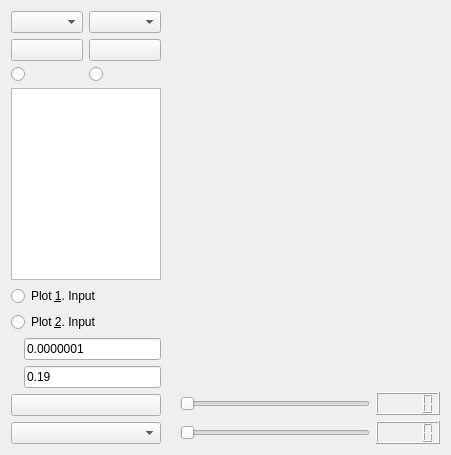
      <widget class="QWidget" name="NetworkVisualization">
       <attribute name="title">
        <string>Network Visualization</string>
       </attribute>
       <layout class="QHBoxLayout" name="horizontalLayout_9">
        <item>
         <layout class="QHBoxLayout" name="horizontalLayout_6" stretch="1,5">
          <item>
           <layout class="QVBoxLayout" name="verticalLayout_10">
            <item>
             <layout class="QGridLayout" name="gridLayout">
              <item row="0" column="0">
               <layout class="QHBoxLayout" name="horizontalLayout_10"/>
              </item>
              <item row="2" column="0">
               <widget class="QPushButton" name="wyShowArchitecture">
                <property name="sizePolicy">
                 <sizepolicy hsizetype="Preferred" vsizetype="Fixed">
                  <horstretch>0</horstretch>
                  <verstretch>0</verstretch>
                 </sizepolicy>
                </property>
                <property name="toolTip">
                 <string>Show network architechture</string>
                </property>
                <property name="text">
                 <string/>
                </property>
                <property name="icon">
                 <iconset resource="resrc.qrc">
                  <normaloff>:/icons/Icons/biology.png</normaloff>:/icons/Icons/biology.png</iconset>
                </property>
                <property name="iconSize">
                 <size>
                  <width>30</width>
                  <height>30</height>
                 </size>
                </property>
               </widget>
              </item>
              <item row="3" column="1">
               <widget class="QRadioButton" name="radioButton_2">
                <property name="toolTip">
                 <string>Feature Maps</string>
                </property>
                <property name="text">
                 <string/>
                </property>
                <property name="icon">
                 <iconset resource="resrc.qrc">
                  <normaloff>:/icons/Icons/layers.png</normaloff>:/icons/Icons/layers.png</iconset>
                </property>
                <property name="iconSize">
                 <size>
                  <width>30</width>
                  <height>30</height>
                 </size>
                </property>
               </widget>
              </item>
              <item row="3" column="0">
               <widget class="QRadioButton" name="radioButton">
                <property name="toolTip">
                 <string>Weights of Filters</string>
                </property>
                <property name="text">
                 <string/>
                </property>
                <property name="icon">
                 <iconset resource="resrc.qrc">
                  <normaloff>:/icons/Icons/funnel.png</normaloff>:/icons/Icons/funnel.png</iconset>
                </property>
                <property name="iconSize">
                 <size>
                  <width>30</width>
                  <height>30</height>
                 </size>
                </property>
               </widget>
              </item>
              <item row="2" column="1">
               <widget class="QPushButton" name="predictButton">
                <property name="sizePolicy">
                 <sizepolicy hsizetype="Preferred" vsizetype="Fixed">
                  <horstretch>0</horstretch>
                  <verstretch>0</verstretch>
                 </sizepolicy>
                </property>
                <property name="toolTip">
                 <string>Excecution</string>
                </property>
                <property name="statusTip">
                 <string>perform prediction</string>
                </property>
                <property name="text">
                 <string/>
                </property>
                <property name="icon">
                 <iconset resource="resrc.qrc">
                  <normaloff>:/icons/Icons/execute.png</normaloff>:/icons/Icons/execute.png</iconset>
                </property>
                <property name="iconSize">
                 <size>
                  <width>30</width>
                  <height>30</height>
                 </size>
                </property>
               </widget>
              </item>
              <item row="4" column="0">
               <layout class="QHBoxLayout" name="horizontalLayout_11"/>
              </item>
              <item row="1" column="0">
               <widget class="QComboBox" name="wyChooseFile">
                <property name="toolTip">
                 <string>Choose model</string>
                </property>
               </widget>
              </item>
              <item row="1" column="1">
               <widget class="QComboBox" name="wyInputData">
                <property name="toolTip">
                 <string>Choose test data</string>
                </property>
               </widget>
              </item>
             </layout>
            </item>
            <item>
             <widget class="QListView" name="listView"/>
            </item>
            <item>
             <layout class="QVBoxLayout" name="verticalLayout_12">
              <item>
               <widget class="QRadioButton" name="radioButton_3">
                <property name="text">
                 <string>Plot &amp;1. Input</string>
                </property>
                <property name="icon">
                 <iconset resource="resrc.qrc">
                  <normaloff>:/icons/Icons/one.png</normaloff>:/icons/Icons/one.png</iconset>
                </property>
                <property name="iconSize">
                 <size>
                  <width>30</width>
                  <height>30</height>
                 </size>
                </property>
               </widget>
              </item>
              <item>
               <widget class="QRadioButton" name="radioButton_4">
                <property name="text">
                 <string>Plot &amp;2. Input</string>
                </property>
                <property name="icon">
                 <iconset resource="resrc.qrc">
                  <normaloff>:/icons/Icons/two.png</normaloff>:/icons/Icons/two.png</iconset>
                </property>
                <property name="iconSize">
                 <size>
                  <width>30</width>
                  <height>30</height>
                 </size>
                </property>
               </widget>
              </item>
              <item>
               <layout class="QHBoxLayout" name="horizontalLayout_12">
                <item>
                 <widget class="QLabel" name="labelPatch_2">
                  <property name="sizePolicy">
                   <sizepolicy hsizetype="Fixed" vsizetype="Fixed">
                    <horstretch>0</horstretch>
                    <verstretch>0</verstretch>
                   </sizepolicy>
                  </property>
                  <property name="maximumSize">
                   <size>
                    <width>30</width>
                    <height>30</height>
                   </size>
                  </property>
                  <property name="toolTip">
                   <string>Feasible Result to Obtain</string>
                  </property>
                  <property name="text">
                   <string/>
                  </property>
                  <property name="textFormat">
                   <enum>Qt::AutoText</enum>
                  </property>
                  <property name="pixmap">
                   <pixmap resource="resrc.qrc">:/icons/Icons/alpha.png</pixmap>
                  </property>
                  <property name="scaledContents">
                   <bool>true</bool>
                  </property>
                 </widget>
                </item>
                <item>
                 <widget class="QLineEdit" name="lineEdit">
                  <property name="text">
                   <string>0.0000001</string>
                  </property>
                 </widget>
                </item>
               </layout>
              </item>
              <item>
               <layout class="QHBoxLayout" name="horizontalLayout_13">
                <item>
                 <widget class="QLabel" name="labelPatch_3">
                  <property name="sizePolicy">
                   <sizepolicy hsizetype="Fixed" vsizetype="Fixed">
                    <horstretch>0</horstretch>
                    <verstretch>0</verstretch>
                   </sizepolicy>
                  </property>
                  <property name="maximumSize">
                   <size>
                    <width>30</width>
                    <height>30</height>
                   </size>
                  </property>
                  <property name="toolTip">
                   <string>Step Size</string>
                  </property>
                  <property name="text">
                   <string/>
                  </property>
                  <property name="textFormat">
                   <enum>Qt::AutoText</enum>
                  </property>
                  <property name="pixmap">
                   <pixmap resource="resrc.qrc">:/icons/Icons/gamma.png</pixmap>
                  </property>
                  <property name="scaledContents">
                   <bool>true</bool>
                  </property>
                 </widget>
                </item>
                <item>
                 <widget class="QLineEdit" name="lineEdit_2">
                  <property name="text">
                   <string>0.19</string>
                  </property>
                 </widget>
                </item>
               </layout>
              </item>
              <item>
               <layout class="QHBoxLayout" name="horizontalLayout_14"/>
              </item>
              <item>
               <widget class="QPushButton" name="wySubsetSelection">
                <property name="toolTip">
                 <string>Created Input Patches With Subset Selection</string>
                </property>
                <property name="text">
                 <string/>
                </property>
                <property name="icon">
                 <iconset resource="resrc.qrc">
                  <normaloff>:/icons/Icons/microscope.png</normaloff>:/icons/Icons/microscope.png</iconset>
                </property>
                <property name="iconSize">
                 <size>
                  <width>30</width>
                  <height>30</height>
                 </size>
                </property>
               </widget>
              </item>
              <item>
               <widget class="QComboBox" name="wyPlot">
                <property name="sizePolicy">
                 <sizepolicy hsizetype="Minimum" vsizetype="Fixed">
                  <horstretch>0</horstretch>
                  <verstretch>0</verstretch>
                 </sizepolicy>
                </property>
               </widget>
              </item>
             </layout>
            </item>
           </layout>
          </item>
          <item>
           <layout class="QVBoxLayout" name="verticalLayout_showing">
            <item>
             <widget class="MatplotlibWidget" name="matplotlibwidget_static" native="true">
              <property name="sizePolicy">
               <sizepolicy hsizetype="Preferred" vsizetype="Expanding">
                <horstretch>0</horstretch>
                <verstretch>0</verstretch>
               </sizepolicy>
              </property>
              <property name="mouseTracking">
               <bool>true</bool>
              </property>
             </widget>
            </item>
            <item>
             <layout class="QHBoxLayout" name="horizontalLayout_15">
              <item>
               <widget class="QLabel" name="labelPatch">
                <property name="sizePolicy">
                 <sizepolicy hsizetype="Fixed" vsizetype="Fixed">
                  <horstretch>0</horstretch>
                  <verstretch>0</verstretch>
                 </sizepolicy>
                </property>
                <property name="maximumSize">
                 <size>
                  <width>30</width>
                  <height>30</height>
                 </size>
                </property>
                <property name="toolTip">
                 <string>Number of Input Patch</string>
                </property>
                <property name="text">
                 <string/>
                </property>
                <property name="textFormat">
                 <enum>Qt::AutoText</enum>
                </property>
                <property name="pixmap">
                 <pixmap resource="resrc.qrc">:/icons/Icons/input.png</pixmap>
                </property>
                <property name="scaledContents">
                 <bool>true</bool>
                </property>
               </widget>
              </item>
              <item>
               <widget class="QSlider" name="horizontalSliderPatch">
                <property name="sizePolicy">
                 <sizepolicy hsizetype="Expanding" vsizetype="Fixed">
                  <horstretch>0</horstretch>
                  <verstretch>0</verstretch>
                 </sizepolicy>
                </property>
                <property name="orientation">
                 <enum>Qt::Horizontal</enum>
                </property>
               </widget>
              </item>
              <item>
               <widget class="QLCDNumber" name="lcdNumberPatch">
                <property name="sizePolicy">
                 <sizepolicy hsizetype="Minimum" vsizetype="Fixed">
                  <horstretch>0</horstretch>
                  <verstretch>0</verstretch>
                 </sizepolicy>
                </property>
               </widget>
              </item>
             </layout>
            </item>
            <item>
             <layout class="QHBoxLayout" name="horizontalLayout_16">
              <item>
               <widget class="QLabel" name="labelSlice">
                <property name="sizePolicy">
                 <sizepolicy hsizetype="Fixed" vsizetype="Fixed">
                  <horstretch>0</horstretch>
                  <verstretch>0</verstretch>
                 </sizepolicy>
                </property>
                <property name="maximumSize">
                 <size>
                  <width>30</width>
                  <height>29</height>
                 </size>
                </property>
                <property name="toolTip">
                 <string>Number of Feature Maps</string>
                </property>
                <property name="text">
                 <string/>
                </property>
                <property name="pixmap">
                 <pixmap resource="resrc.qrc">:/icons/Icons/research.png</pixmap>
                </property>
                <property name="scaledContents">
                 <bool>true</bool>
                </property>
               </widget>
              </item>
              <item>
               <widget class="QSlider" name="horizontalSliderSlice">
                <property name="orientation">
                 <enum>Qt::Horizontal</enum>
                </property>
               </widget>
              </item>
              <item>
               <widget class="QLCDNumber" name="lcdNumberSlice">
                <property name="sizePolicy">
                 <sizepolicy hsizetype="Minimum" vsizetype="Fixed">
                  <horstretch>0</horstretch>
                  <verstretch>0</verstretch>
                 </sizepolicy>
                </property>
               </widget>
              </item>
             </layout>
            </item>
           </layout>
          </item>
         </layout>
        </item>
       </layout>
      </widget>
